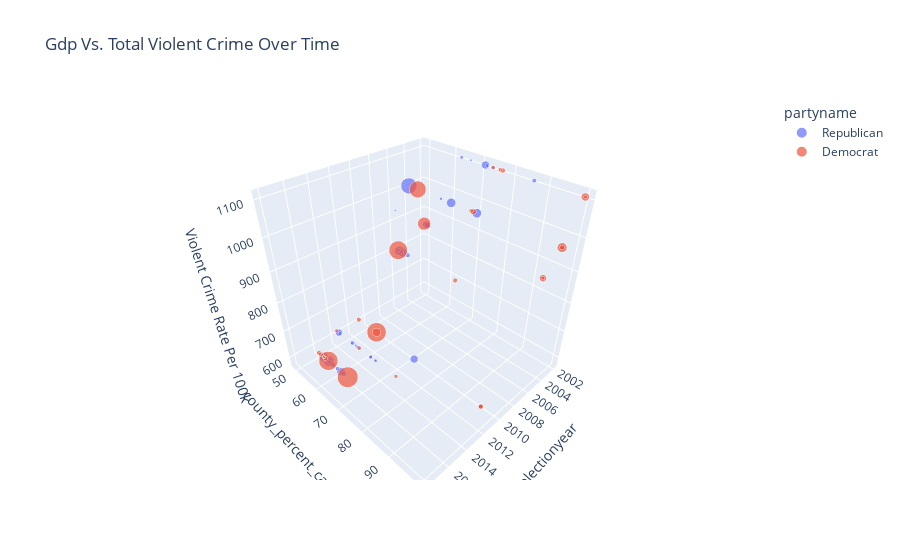

Write notebook code for a chart like this one.
### Code cell
fig = px.scatter_3d(incumbency_df[(incumbency_df['place'] <= 1) & (incumbency_df['racename_category'].isin(['President of the United States', 'State Representative', 'United States Representative', 'United States Senator', 'State Senator'])  & (incumbency_df['countyname'].isin(['Miami-Dade'])))]
, x = 'electionyear'
, y = 'county_percent_canvotes'
, z = 'Violent Crime Rate Per 100k'
, color = 'partyname'
, title = 'Gdp Vs. Total Violent Crime Over Time'
, hover_name = 'countyname'
, hover_data = ['electionyear', 'cannamefirst', 'cannamemiddle', 'cannamelast']
, size = 'canvotes'
)
fig.show()
fig.write_html(r'..\..\html\1.-plotly\gdp-vs-canvotes-vs-time.html')
fig.write_image(r'..\..\resources\assets\images\Fig2.png')

### Figure 1 — Plotly figure (JSON) as saved in the notebook; plotly's stock layout.template omitted (floating-point values rounded to 4 significant figures; data arrays with more than 128 entries replaced by an {"elided": "..."} marker saying what was removed)
{"data": [{"customdata": {"elided": "65x4 mixed values"}, "hovertemplate": "<b>%{hovertext}</b><br><br>partyname=Republican<br>electionyear=%{customdata[0]}<br>county_percent_canvotes=%{y}<br>Violent Crime Rate Per 100k=%{z}<br>canvotes=%{marker.size}<br>cannamefirst=%{customdata[1]}<br>cannamemiddle=%{customdata[2]}<br>cannamelast=%{customdata[3]}<extra></extra>", "hovertext": ["Miami-Dade", "Miami-Dade", "Miami-Dade", "Miami-Dade", "Miami-Dade", "Miami-Dade", "Miami-Dade", "Miami-Dade", "Miami-Dade", "Miami-Dade", "Miami-Dade", "Miami-Dade", "Miami-Dade", "Miami-Dade", "Miami-Dade", "Miami-Dade", "Miami-Dade", "Miami-Dade", "Miami-Dade", "Miami-Dade", "Miami-Dade", "Miami-Dade", "Miami-Dade", "Miami-Dade", "Miami-Dade", "Miami-Dade", "Miami-Dade", "Miami-Dade", "Miami-Dade", "Miami-Dade", "Miami-Dade", "Miami-Dade", "Miami-Dade", "Miami-Dade", "Miami-Dade", "Miami-Dade", "Miami-Dade", "Miami-Dade", "Miami-Dade", "Miami-Dade", "Miami-Dade", "Miami-Dade", "Miami-Dade", "Miami-Dade", "Miami-Dade", "Miami-Dade", "Miami-Dade", "Miami-Dade", "Miami-Dade", "Miami-Dade", "Miami-Dade", "Miami-Dade", "Miami-Dade", "Miami-Dade", "Miami-Dade", "Miami-Dade", "Miami-Dade", "Miami-Dade", "Miami-Dade", "Miami-Dade", "Miami-Dade", "Miami-Dade", "Miami-Dade", "Miami-Dade", "Miami-Dade"], "legendgroup": "Republican", "marker": {"color": "#636efa", "size": [26596, 24624, 18699, 15543, 7023, 89530, 38005, 32143, 11088, 123003, 121479, 367867, 17749, 16487, 13076, 5013, 65525, 57388, 29621, 24268, 20726, 119213, 113987, 19951, 17964, 17049, 15182, 14284, 13645, 85051, 63364, 34077, 29055, 26034, 88982, 24266, 23833, 21262, 19621, 18564, 16105, 15486, 13688, 8674, 69558, 39646, 37046, 35068, 25967, 25950, 24726, 16863, 75820, 157917, 125331, 102091, 31824, 31555, 28077, 27828, 21434, 19600, 13280, 66361, 80846], "sizemode": "area", "sizeref": 1560.0, "symbol": "circle"}, "mode": "markers", "name": "Republican", "scene": "scene", "showlegend": true, "type": "scatter3d", "x": [2002, 2002, 2002, 2002, 2002, 2002, 2004, 2004, 2004, 2004, 2004, 2004, 2006, 2006, 2006, 2006, 2006, 2006, 2008, 2008, 2008, 2008, 2008, 2010, 2010, 2010, 2010, 2010, 2010, 2010, 2010, 2012, 2012, 2012, 2012, 2014, 2014, 2014, 2014, 2014, 2014, 2014, 2014, 2014, 2014, 2016, 2016, 2016, 2016, 2016, 2016, 2016, 2016, 2016, 2016, 2016, 2018, 2018, 2018, 2018, 2018, 2018, 2018, 2018, 2018], "y": [86.57, 74.09, 72.23, 63.51, 66.74, 71.63, 100, 100, 62.19, 74.91, 65.9, 49.21, 99.94, 99.99, 99.98, 50.19, 62.7, 63.34, 61.88, 59.32, 58.23, 58.4, 59.83, 60.24, 99.99, 63.6, 51.76, 62.91, 62.81, 68.7, 51.01, 99.95, 99.95, 99.97, 77.2, 58.57, 66.63, 52.66, 58.39, 61.08, 68.72, 66.58, 68.53, 60.01, 52.15, 61.91, 53.71, 56.99, 61.03, 55.47, 59.18, 54.03, 54.28, 54.89, 52.34, 60.75, 57.32, 50.46, 53.09, 51.15, 62.17, 55.84, 51.07, 54.06, 60.3], "z": [1108.0, 1108.0, 1108.0, 1108.0, 1108.0, 1108.0, 999.9, 999.9, 999.9, 999.9, 999.9, 999.9, 943.6, 943.6, 943.6, 943.6, 943.6, 943.6, 866.4, 866.4, 866.4, 866.4, 866.4, null, null, null, null, null, null, null, null, 655.7, 655.7, 655.7, 655.7, 633.6, 633.6, 633.6, 633.6, 633.6, 633.6, 633.6, 633.6, 633.6, 633.6, 578.9, 578.9, 578.9, 578.9, 578.9, 578.9, 578.9, 578.9, 578.9, 578.9, 578.9, null, null, null, null, null, null, null, null, null]}, {"customdata": {"elided": "43x4 mixed values"}, "hovertemplate": "<b>%{hovertext}</b><br><br>partyname=Democrat<br>electionyear=%{customdata[0]}<br>county_percent_canvotes=%{y}<br>Violent Crime Rate Per 100k=%{z}<br>canvotes=%{marker.size}<br>cannamefirst=%{customdata[1]}<br>cannamemiddle=%{customdata[2]}<br>cannamelast=%{customdata[3]}<extra></extra>", "hovertext": ["Miami-Dade", "Miami-Dade", "Miami-Dade", "Miami-Dade", "Miami-Dade", "Miami-Dade", "Miami-Dade", "Miami-Dade", "Miami-Dade", "Miami-Dade", "Miami-Dade", "Miami-Dade", "Miami-Dade", "Miami-Dade", "Miami-Dade", "Miami-Dade", "Miami-Dade", "Miami-Dade", "Miami-Dade", "Miami-Dade", "Miami-Dade", "Miami-Dade", "Miami-Dade", "Miami-Dade", "Miami-Dade", "Miami-Dade", "Miami-Dade", "Miami-Dade", "Miami-Dade", "Miami-Dade", "Miami-Dade", "Miami-Dade", "Miami-Dade", "Miami-Dade", "Miami-Dade", "Miami-Dade", "Miami-Dade", "Miami-Dade", "Miami-Dade", "Miami-Dade", "Miami-Dade", "Miami-Dade", "Miami-Dade"], "legendgroup": "Democrat", "marker": {"color": "#EF553B", "size": [22273, 20980, 17800, 34009, 90353, 409732, 32641, 50101, 132380, 26744, 17867, 68012, 243075, 499831, 29573, 13221, 51820, 15890, 541440, 46720, 36332, 30250, 28053, 103109, 18969, 17015, 21403, 624146, 34302, 31643, 31412, 14475, 14513, 529445, 32161, 31290, 25700, 12716, 90924, 130743, 103126, 12778, 485496], "sizemode": "area", "sizeref": 1560.0, "symbol": "circle"}, "mode": "markers", "name": "Democrat", "scene": "scene", "showlegend": true, "type": "scatter3d", "x": [2002, 2002, 2002, 2002, 2002, 2004, 2004, 2004, 2004, 2004, 2006, 2006, 2006, 2008, 2008, 2010, 2010, 2010, 2012, 2012, 2012, 2012, 2012, 2012, 2014, 2014, 2014, 2016, 2016, 2016, 2016, 2016, 2016, 2016, 2018, 2018, 2018, 2018, 2018, 2018, 2018, 2018, 2018], "y": [100, 76.4, 74.24, 77.19, 99.99, 52.89, 100, 73.71, 100, 73.02, 99.98, 99.98, 61.89, 57.89, 79.43, 50.98, 76.97, 62.41, 61.65, 100, 100, 100, 53.69, 61.73, 76.88, 50.96, 61.63, 63.68, 50.99, 53.32, 50.04, 52.56, 52.42, 54.58, 52.96, 57.55, 62.48, 52.66, 53.49, 51.76, 51.69, 53.51, 60.57], "z": [1108.0, 1108.0, 1108.0, 1108.0, 1108.0, 999.9, 999.9, 999.9, 999.9, 999.9, 943.6, 943.6, 943.6, 866.4, 866.4, null, null, null, 655.7, 655.7, 655.7, 655.7, 655.7, 655.7, 633.6, 633.6, 633.6, 578.9, 578.9, 578.9, 578.9, 578.9, 578.9, 578.9, null, null, null, null, null, null, null, null, null]}], "layout": {"legend": {"itemsizing": "constant", "title": {"text": "partyname"}, "tracegroupgap": 0}, "scene": {"domain": {"x": [0, 1], "y": [0, 1]}, "xaxis": {"title": {"text": "electionyear"}}, "yaxis": {"title": {"text": "county_percent_canvotes"}}, "zaxis": {"title": {"text": "Violent Crime Rate Per 100k"}}}, "title": {"text": "Gdp Vs. Total Violent Crime Over Time"}}}
